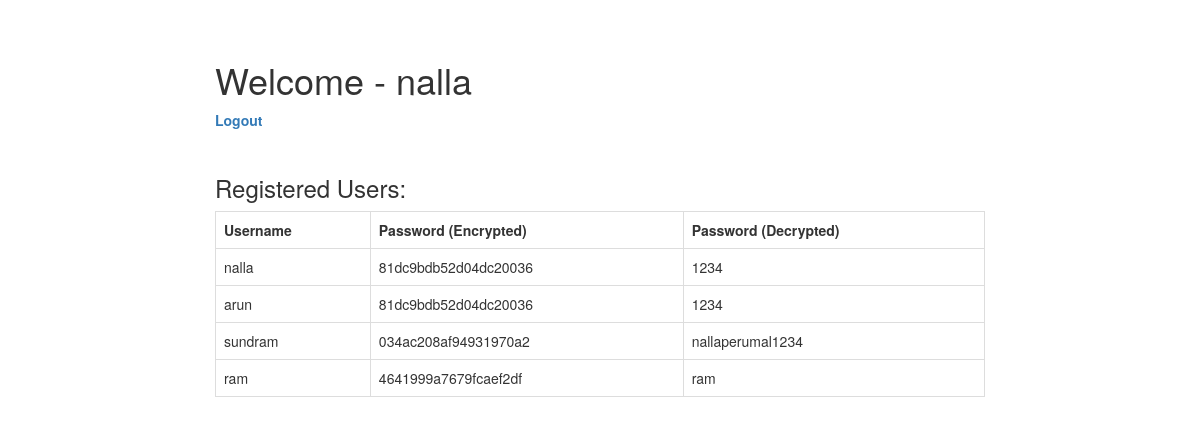
Screenshot of /entry.php (signed in) with the database file from the repository.
### tables this page shows
CREATE TABLE `users` (
  `id` int(11) NOT NULL,
  `username` varchar(250) NOT NULL,
  `password` varchar(250) NOT NULL,
  `password1` varchar(20) NOT NULL
);

### entry.php (the view, shortened to what this page needs)
<?php
$connect = mysqli_connect("localhost", "root", "", "login");
$query = "SELECT * FROM users";
$result = mysqli_query($connect, $query);
?>
<!DOCTYPE html>
<html>
<head>
    <link rel="stylesheet" href="https://maxcdn.bootstrapcdn.com/bootstrap/3.3.6/css/bootstrap.min.css" />
</head>
<body>
    <br /><br />
    <div class="container" style="width:800px;">
        <h1>Welcome - <?php echo $_SESSION["username"]; ?></h1>
        <label><a href="logout.php">Logout</a></label>
        <br /><br />
        <h3>Registered Users:</h3>
        <div class="table-responsive">
            <table id="userTable" class="table table-bordered">
                <tr>
                    <th>Username</th>
                    <th>Password (Encrypted)</th>
                    <th>Password (Decrypted)</th>
                </tr>
                <?php
                while($row = mysqli_fetch_array($result)) {
                    echo '
                    <tr>
                        <td>'.$row["username"].'</td>
                        <td>'.$row["password1"].'</td>
                        <td>'.$row["password"].'</td>
                    </tr>
                    ';
                }
                ?>
            </table>
        </div>
    </div>
</body>
</html>

### rows the page displays
users: username "nalla", password1 "81dc9bdb52d04dc20036", password "1234"
users: username "arun", password1 "81dc9bdb52d04dc20036", password "1234"
users: username "sundram", password1 "034ac208af94931970a2", password "nallaperumal1234"
users: username "ram", password1 "4641999a7679fcaef2df", password "ram"

### other values shown
$_SESSION["username"] "nalla"
